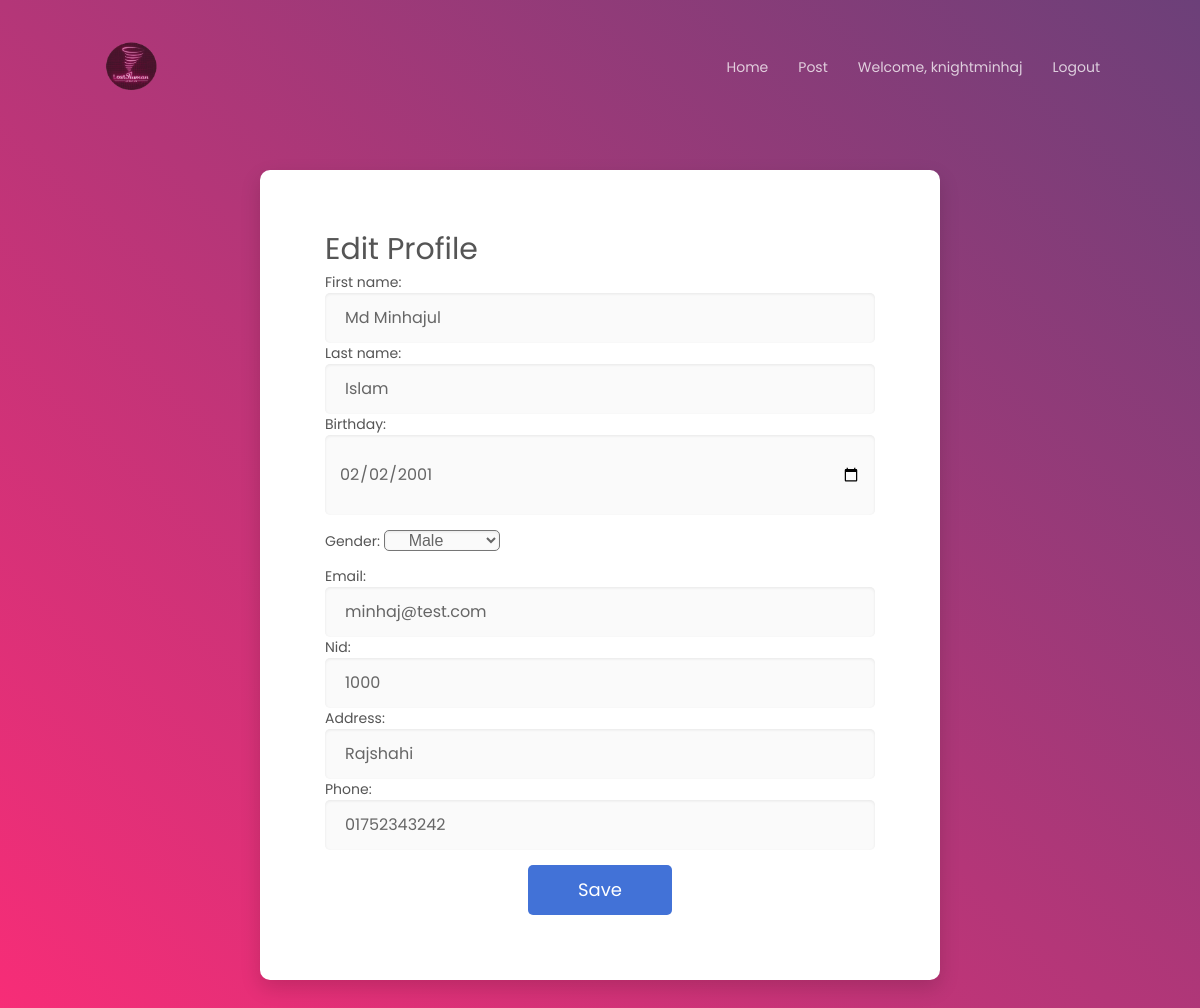
Screenshot of /edit-profile/ (signed in) with the database file from the repository.
### myapp/models.py (models this page shows)
class UserProfile(models.Model):
    user = models.ForeignKey(User, on_delete=models.CASCADE, default=1)
    first_name = models.CharField(max_length=30, null=True)
    last_name = models.CharField(max_length=30, null=True)
    birthday = models.DateField(null=True)
    gender = models.CharField(max_length=1, choices=GENDER_CHOICES, null=True)
    email = models.EmailField(max_length=30, null=True)
    nid = models.CharField(max_length=30, null=True)
    address = models.CharField(max_length=100, null=True)
    phone = models.CharField(max_length=20, null=True)

### myapp/views.py (the view)
# urls.py: path('edit-profile/', user_views.edit_profile, name='edit-profile'),
@login_required
def edit_profile(request):
    profile = UserProfile.objects.get(user=request.user)
    if request.method == 'POST':
        form = UserProfileForm(request.POST, instance=profile)
        if form.is_valid():
            form.save()
            request.user.first_name = form.cleaned_data['first_name']
            request.user.last_name = form.cleaned_data['last_name']
            request.user.email = form.cleaned_data['email']
            request.user.save()
            return redirect('profile')
    else:
        form = UserProfileForm(instance=profile)
    context = {
        'form': form
    }
    return render(request, 'edit_profile.html', context)

### myapp/templates/edit_profile.html (shortened to what this page needs)
<!DOCTYPE html>
<html lang="en">
<head>
    {% load static %}
    <link href="{% static 'vendor/mdi-font/css/material-design-iconic-font.min.css' %}" rel="stylesheet" media="all">
    <link href="{% static 'vendor/font-awesome-4.7/css/font-awesome.min.css' %}" rel="stylesheet" media="all">
    <link href="{% static 'vendor/select2/select2.min.css' %}" rel="stylesheet" media="all">
    <link href="{% static 'vendor/datepicker/daterangepicker.css' %}" rel="stylesheet" media="all">
    <link href="{% static 'css/main.css' %}" rel="stylesheet" media="all">
    <link rel="stylesheet" href="{% static 'css/styles.css' %}">
</head>
<body>
    <header>
        <h2><a href="{% url 'home' %}"><img src="{% static 'image/logo.png' %}" width="64" alt=""></a></h2>
        <nav>
            {% if user.is_authenticated %}
            <li><a href="{% url 'home' %}">Home</a></li>
            <li><a href="{% url 'all-post' %}">Post</a></li>
            <li><a href="{% url 'profile' %}">Welcome, {{ request.user.username }}</a></li>
            <li><a href="{% url 'logout' %}">Logout</a></li>
            {% endif %}
        </nav>
    </header>
    <div class="page-wrapper bg-gra-02 p-t-130 p-b-100 font-poppins">
        <div class="wrapper wrapper--w680">
            <div class="card card-4">
                <div class="card-body">
                    <h2>Edit Profile</h2>
                    <form method="post" action="{% url 'edit-profile' %}" enctype="multipart/form-data">
                        {{ form.as_p }}
                        <div class="p-t-15" style="text-align: center;">
                            <button class="btn btn--radius-2 btn--blue" type="submit">Save</button>
                        </div>
                    </form>
                </div>
            </div>
        </div>
    </div>
</body>
</html>

### myapp/static/css/main.css (style rules this page uses)
.font-poppins { font-family: "Poppins", "Arial", "Helvetica Neue", sans-serif; }
html { -webkit-box-sizing: border-box; -moz-box-sizing: border-box; box-sizing: border-box; }
* { padding: 0; margin: 0; }
*, *:before, *:after { -webkit-box-sizing: inherit; -moz-box-sizing: inherit; box-sizing: inherit; }
body, h1, h2, h3, h4, h5, h6, blockquote, p, pre, dl, dd, ol, ul, figure, hr, fieldset, legend { margin: 0; padding: 0; }
button { outline: none; background: none; border: none; }
.page-wrapper { min-height: 100vh; }
body { font-family: "Poppins", "Arial", "Helvetica Neue", sans-serif; font-weight: 400; font-size: 14px; }
h1, h2, h3, h4, h5, h6 { font-weight: 400; }
h2 { font-size: 30px; }
.bg-gra-02 { background: -webkit-gradient(linear, left bottom, right top, from(#fc2c77), to(#6c4079)); background: -webkit-linear-gradient(bottom left, #fc2c77 0%, #6c4079 100%); background: -moz-linear-gradient(bottom left, #fc2c77 0%, #6c4079 100%); background: -o-linear-gradient(bottom left, #fc2c77 0%, #6c4079 100%); background: linear-gradient(to top right, #fc2c77 0%, #6c4079 100%); }
.p-t-130 { padding-top: 170px; }
.p-t-15 { padding-top: 15px; }
.p-b-100 { padding-bottom: 100px; }
.wrapper { margin: 0 auto; }
.wrapper--w680 { max-width: 680px; }
.btn { display: inline-block; line-height: 50px; padding: 0 50px; -webkit-transition: all 0.4s ease; -o-transition: all 0.4s ease; -moz-transition: all 0.4s ease; transition: all 0.4s ease; cursor: pointer; font-size: 18px; color: #fff; font-family: "Poppins", "Arial", "Helvetica Neue", sans-serif; }
.btn--radius-2 { -webkit-border-radius: 5px; -moz-border-radius: 5px; border-radius: 5px; }
.btn--blue { background: #4272d7; }
input[type="date" i] { padding: 14px; }
input { outline: none; margin: 0; border: none; -webkit-box-shadow: none; -moz-box-shadow: none; box-shadow: none; width: 100%; font-size: 14px; font-family: inherit; }
.input--style-4 { line-height: 50px; background: #fafafa; -webkit-box-shadow: inset 0px 1px 3px 0px rgba(0, 0, 0, 0.08); -moz-box-shadow: inset 0px 1px 3px 0px rgba(0, 0, 0, 0.08); box-shadow: inset 0px 1px 3px 0px rgba(0, 0, 0, 0.08); -webkit-border-radius: 5px; -moz-border-radius: 5px; border-radius: 5px; padding: 0 20px; font-size: 16px; color: #666; -webkit-transition: all 0.4s ease; -o-transition: all 0.4s ease; -moz-transition: all 0.4s ease; transition: all 0.4s ease; }
.card { -webkit-border-radius: 3px; -moz-border-radius: 3px; border-radius: 3px; background: #fff; }
.card-4 { background: #fff; -webkit-border-radius: 10px; -moz-border-radius: 10px; border-radius: 10px; -webkit-box-shadow: 0px 8px 20px 0px rgba(0, 0, 0, 0.15); -moz-box-shadow: 0px 8px 20px 0px rgba(0, 0, 0, 0.15); box-shadow: 0px 8px 20px 0px rgba(0, 0, 0, 0.15); }
.card-4 .card-body { padding: 57px 65px; padding-bottom: 65px; }

### myapp/static/css/styles.css (style rules this page uses)
* { margin: 0; padding: 0; box-sizing: border-box; }
html { font-size: 16px; font-family: "Poppins", "Arial", "Helvetica Neue", sans-serif; color: #555; }
ul, nav { list-style: none; }
nav li { display: inline-block; position: relative; }
nav a:after { position: absolute; content: ''; display: inline-block; width: calc( 0% ); position: absolute; bottom: -6px; left: 0; height: 3px; background: yellow; transition: width 450ms ease-out; }
a { text-decoration: none; opacity: 0.75; color: #fff; }
header { position: absolute; width: 100%; display: flex; justify-content: space-between; align-items: center; padding: 35px 100px 0; animation: 1s fadein 0.5s forwards; opacity: 0; color: #fff; z-index: 2; }
header h2 { font-family: "Amatic SC", sans-serif; }
header nav { display: flex; margin-right: -15px; }
header nav li { margin: 0 15px; }
* { box-sizing: border-box; margin: 0; padding: 0; }

### rows the page displays
UserProfile: first_name "Md Minhajul", last_name "Islam", birthday "02/02/2001", gender "Male", email "minhaj@test.com", nid "1000", address "Rajshahi", phone "01752343242"

### other values shown
{{ request.user.username }} "knightminhaj"
